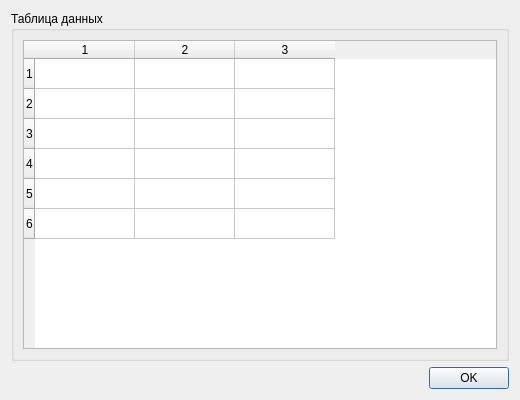
<?xml version="1.0" encoding="UTF-8"?>
<ui version="4.0"><class>Dialog</class><widget class="QDialog" name="Dialog"><property name="geometry"><rect><x>0</x><y>0</y><width>520</width><height>400</height></rect></property><property name="windowTitle"><string>#115 groups/200_group_with_table</string></property><layout class="QVBoxLayout" name="verticalLayout"><property name="leftMargin"><number>11</number></property><property name="topMargin"><number>11</number></property><property name="rightMargin"><number>11</number></property><property name="bottomMargin"><number>11</number></property><property name="spacing"><number>6</number></property><item><widget class="QGroupBox" name="g1"><property name="title"><string>Таблица данных</string></property><layout class="QVBoxLayout" name="g1Layout"><property name="leftMargin"><number>9</number></property><property name="topMargin"><number>9</number></property><property name="rightMargin"><number>9</number></property><property name="bottomMargin"><number>9</number></property><property name="spacing"><number>6</number></property><item><widget class="QTableWidget" name="table"><property name="rowCount"><number>6</number></property><property name="columnCount"><number>3</number></property></widget></item></layout></widget></item><item><layout class="QHBoxLayout" name="buttons"><property name="leftMargin"><number>0</number></property><property name="topMargin"><number>0</number></property><property name="rightMargin"><number>0</number></property><property name="bottomMargin"><number>0</number></property><property name="spacing"><number>6</number></property><item><spacer name="horizontalSpacer"><property name="orientation"><enum>Qt::Orientation::Horizontal</enum></property><property name="sizeHint" stdset="0"><size><width>40</width><height>20</height></size></property></spacer></item><item><widget class="QPushButton" name="ok"><property name="text"><string>OK</string></property></widget></item></layout></item></layout></widget></ui>
